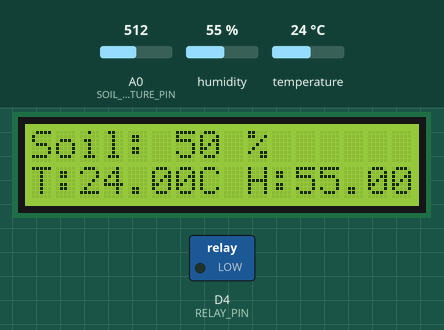
Recording of a sketch running on a simulated ESP8266 (NodeMCU). Shown: 16×2 character LCD, switched loads named in the sketch (green lamp = pin HIGH). The test bench sets the inputs (shaded band); at power-on: A0 (SOIL_MOISTURE_PIN) = 512, temperature 24 °C, humidity 55 %. WiFi joins after 1.5 s; servers stay silent unless stated; the local clock reads 2024-03-15 10:24:30 at power-on unless the sketch sets it; what the sketch prints to the serial monitor is not drawn.

Above: at 4.7 s.
4.8 s: A0 (SOIL_MOISTURE_PIN) set to 107
At 5.9 s:
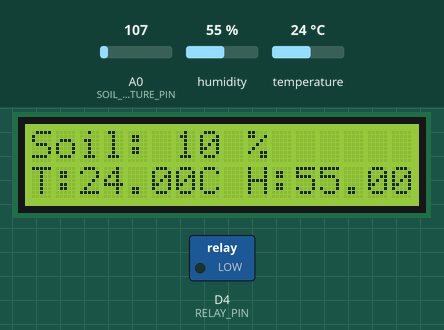
7.1 s: A0 (SOIL_MOISTURE_PIN) set to 89
At 8.6 s:
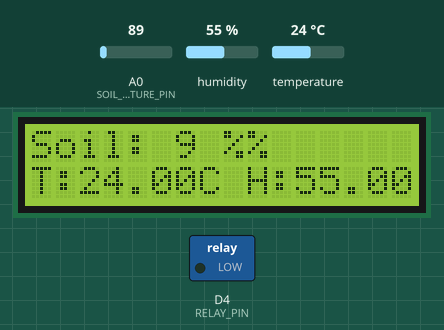
9.1 s: temperature set to 2 °C
At 10.8 s:
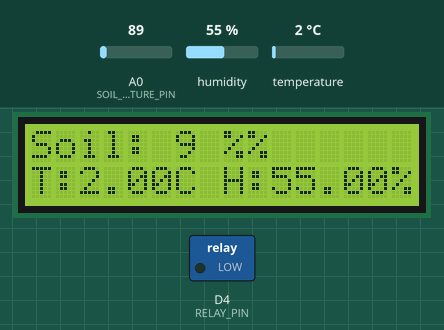
11.1 s: A0 (SOIL_MOISTURE_PIN) set to 122
At 12.8 s:
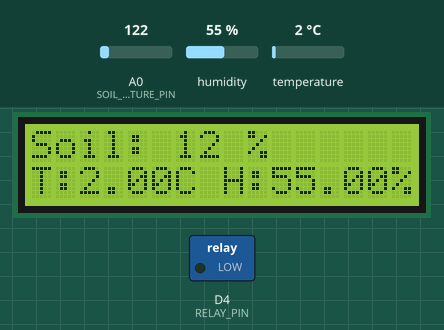
13.1 s: humidity set to 22 %
At 16.8 s:
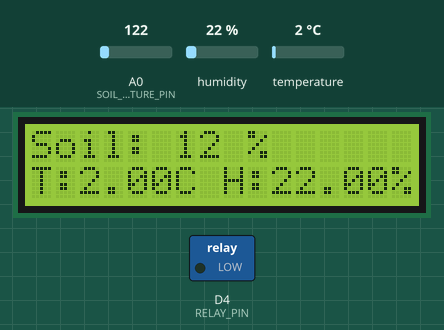
17.1 s: humidity set to 40 %
At 19.2 s:
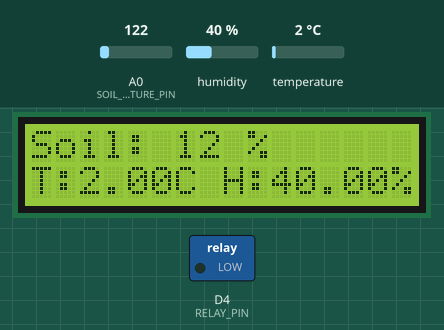
Timing chart, 0 to 20.7 s (numbered marks = the images above; inputs shaded):
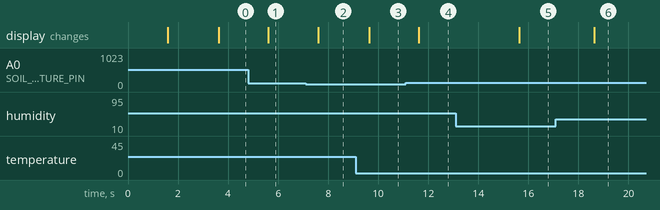

The sketch:

IOT_Kode.ino
```cpp
#include <ESP8266WiFi.h>           // Library untuk koneksi WiFi ESP8266
#include <LiquidCrystal_PCF8574.h> // Library untuk kontrol LCD I2C
#include <DHT.h>                   // Library untuk sensor suhu dan kelembapan DHT
#include <FirebaseESP8266.h>       // Library untuk koneksi Firebase
#include <time.h>                  // Library untuk sinkronisasi waktu NTP

// Konfigurasi WiFi
const char* ssid = "Warung Bekicot";          // Nama jaringan WiFi
const char* password = "warungbekicot";   // Password jaringan WiFi

// Konfigurasi Firebase
#define DATABASE_URL "https://iot-dc748-default-rtdb.asia-southeast1.firebasedatabase.app"
#define API_KEY "AIzaSyAIVD0ZqZ42wbVOX1nEFbGjso3m74GQVAQ"

FirebaseData firebaseData;            // Objek untuk komunikasi dengan Firebase
FirebaseJson json;                    // Objek JSON untuk menyimpan data
FirebaseConfig firebaseConfig;        // Konfigurasi Firebase
FirebaseAuth firebaseAuth;            // Informasi otorisasi Firebase

// Konfigurasi perangkat keras
#define DHTPIN D2                    // Pin untuk sensor DHT11
#define SOIL_MOISTURE_PIN A0         // Pin untuk sensor kelembapan tanah
#define RELAY_PIN D4                 // Pin untuk relay (pompa)
#define BATTERY_PIN A0               // Pin untuk membaca tegangan baterai
#define DHTTYPE DHT11                // Tipe sensor DHT yang digunakan

// Inisialisasi objek sensor dan LCD
DHT dht(DHTPIN, DHTTYPE);            // Inisialisasi objek DHT
LiquidCrystal_PCF8574 lcd(0x27);     // Inisialisasi LCD dengan alamat I2C

// Variabel untuk menyimpan data
int soilMoistureValue = 0;          // Nilai kelembapan tanah dari sensor (ADC)
float humidity = 0.0, temperature = 0.0; // Data suhu dan kelembapan udara
float batteryVoltage = 0.0;         // Tegangan baterai
bool manualControl = false;         // Mode kontrol manual pompa
bool pumpStatus = false;            // Status pompa (ON/OFF)

// Batasan dan ambang nilai
const float BATTERY_THRESHOLD = 3.0;       // Tegangan minimum untuk menyalakan pompa
#define RELAY_ACTIVE_LOW false             // Relay aktif rendah
#define SOIL_MOISTURE_THRESHOLD 40         // Ambang kelembapan tanah

// Interval untuk pembaruan data
unsigned long previousMillisLCD = 0;
unsigned long previousMillisFirebase = 0;
unsigned long previousMillisSensorData = 0;
const long intervalLCD = 1000;             // Interval pembaruan LCD (1 detik)
const long intervalFirebase = 5000;        // Interval pengiriman ke Firebase (5 detik)
const long intervalSensorData = 60000;     // Interval pengiriman data SensorData (1 menit)

// Konfigurasi NTP untuk sinkronisasi waktu
const char* ntpServer = "pool.ntp.org";
const long gmtOffset_sec = 7 * 3600; // Offset waktu GMT+7 untuk WIB
const int daylightOffset_sec = 0;    // Tidak ada daylight saving

// Fungsi untuk menyalakan pompa
void pumpOn() {
  if (batteryVoltage >= BATTERY_THRESHOLD) {
    digitalWrite(RELAY_PIN, RELAY_ACTIVE_LOW ? LOW : HIGH);
    pumpStatus = true;
    Serial.println("Pompa ON");
  } else {
    Serial.println("Pompa tidak dapat dinyalakan, baterai rendah!");
  }
}

// Fungsi untuk mematikan pompa
void pumpOff() {
  digitalWrite(RELAY_PIN, RELAY_ACTIVE_LOW ? HIGH : LOW);
  pumpStatus = false;
  Serial.println("Pompa OFF");
}

// Fungsi untuk mendapatkan waktu dalam format string
String getFormattedTime() {
  time_t now = time(nullptr);
  struct tm* timeInfo = localtime(&now);
  char buffer[20];
  strftime(buffer, sizeof(buffer), "%Y-%m-%d %H:%M:%S", timeInfo);
  return String(buffer);
}

// Fungsi untuk mengirim data ke Firebase (RealTime)
void sendDataToFirebase(int soilMoisture, float temperature, float humidity, bool pumpState) {
  json.set("SoilMoisture", soilMoisture);
  json.set("Temperature", temperature);
  json.set("Humidity", humidity);
  json.set("PumpState", pumpState);
  json.set("Timestamp", getFormattedTime());

  if (Firebase.updateNode(firebaseData, "/RealTime", json)) {
    Serial.println("Data berhasil diperbarui di Firebase (Realtime)!");
  } else {
    Serial.print("Gagal memperbarui data di Firebase: ");
    Serial.println(firebaseData.errorReason());
  }
}

// Fungsi untuk menyimpan data ke Firebase (SensorData)
void sendDataToSensorData(int soilMoisture, float temperature, float humidity, bool pumpState) {
  String path = "/SensorData/" + getFormattedTime(); // Path berdasarkan waktu
  json.set("SoilMoisture", soilMoisture);
  json.set("Temperature", temperature);
  json.set("Humidity", humidity);
  json.set("PumpState", pumpState);

  if (Firebase.set(firebaseData, path, json)) {
    Serial.println("Data berhasil disimpan di Firebase (SensorData)!");
  } else {
    Serial.print("Gagal menyimpan data ke Firebase: ");
    Serial.println(firebaseData.errorReason());
  }
}

// Fungsi untuk memastikan koneksi WiFi tetap aktif
void checkWiFiConnection() {
  if (WiFi.status() != WL_CONNECTED) {
    Serial.println("Koneksi WiFi terputus, mencoba menyambung...");
    WiFi.begin(ssid, password);
    while (WiFi.status() != WL_CONNECTED) {
      delay(500);
      Serial.print(".");
    }
    Serial.println("\nWiFi connected!");
    Serial.print("IP Address: ");
    Serial.println(WiFi.localIP());
  }
}

// Fungsi setup untuk inisialisasi
void setup() {
  Serial.begin(9600);                // Memulai komunikasi serial
  WiFi.begin(ssid, password);        // Menyambungkan ke WiFi

  // Tunggu koneksi WiFi
  while (WiFi.status() != WL_CONNECTED) {
    delay(500);
    Serial.print(".");
  }
  Serial.println("\nWiFi connected!");
  Serial.print("IP Address: ");
  Serial.println(WiFi.localIP());

  // Sinkronisasi waktu dengan NTP
  configTime(gmtOffset_sec, daylightOffset_sec, ntpServer);

  // Konfigurasi Firebase
  firebaseConfig.api_key = API_KEY;
  firebaseConfig.database_url = DATABASE_URL;
  firebaseAuth.user.email = "bagasjr13@gmail.com";
  firebaseAuth.user.password = "qwer1234";

  Firebase.begin(&firebaseConfig, &firebaseAuth);
  Firebase.reconnectWiFi(true);

  dht.begin();                    // Inisialisasi sensor DHT
  lcd.begin(16, 2);               // Inisialisasi LCD
  lcd.setBacklight(255);          // Nyalakan backlight LCD
  lcd.print("Smart Watering");    // Tampilkan teks awal
  delay(2000);
  lcd.clear();

  pinMode(RELAY_PIN, OUTPUT);     // Atur pin relay sebagai OUTPUT
  pumpOff();                      // Pastikan pompa mati di awal
}

// Fungsi loop untuk logika utama
void loop() {
  checkWiFiConnection();          // Periksa koneksi WiFi
  unsigned long currentMillis = millis();

  // Pembaruan LCD
  if (currentMillis - previousMillisLCD >= intervalLCD) {
    previousMillisLCD = currentMillis;

    soilMoistureValue = analogRead(SOIL_MOISTURE_PIN);            // Baca kelembapan tanah
    int soilMoisturePercent = map(soilMoistureValue, 0, 1023, 0, 100); // Konversi ke persentase

    humidity = dht.readHumidity();         // Baca kelembapan udara
    temperature = dht.readTemperature();   // Baca suhu udara
    batteryVoltage = (analogRead(BATTERY_PIN) * (5.0 / 1023.0)) * 2; // Baca tegangan baterai

    // Tampilkan data pada LCD
    if (isnan(humidity) || isnan(temperature)) {
      Serial.println("Gagal membaca dari sensor DHT!");
    } else {
      lcd.setCursor(0, 0);
      lcd.print("Soil: ");
      lcd.print(soilMoisturePercent);
      lcd.print(" %");
      lcd.setCursor(0, 1);
      lcd.print("T:");
      lcd.print(temperature);
      lcd.print("C H:");
      lcd.print(humidity);
      lcd.print("%");
    }

    // Logika kontrol pompa
    if (manualControl) {
      pumpOn();
    } else {
      if (soilMoisturePercent < SOIL_MOISTURE_THRESHOLD) {
        pumpOn();
      } else {
        pumpOff();
      }
    }
  }

  // Pengiriman data ke Firebase
  if (currentMillis - previousMillisFirebase >= intervalFirebase) {
    previousMillisFirebase = currentMillis;
    sendDataToFirebase(soilMoistureValue, temperature, humidity, pumpStatus);
  }

  // Pengiriman data ke SensorData
  if (currentMillis - previousMillisSensorData >= intervalSensorData) {
    previousMillisSensorData = currentMillis;
    sendDataToSensorData(soilMoistureValue, temperature, humidity, pumpStatus);
  }
}
```

Measured:
- the behaviour switches between 98 and 97 on A0 (SOIL_MOISTURE_PIN) (found by bisection; images 1 and 2)
- after the input at 4.8 s, the display: changes after 0.81 s (image 1)
- after the input at 7.1 s, the display: changes after 0.51 s (image 2)
- after the input at 9.1 s, the display: changes after 0.53 s (image 3)
- after the input at 11.1 s, the display: changes after 0.51 s (image 4)
- after the input at 13.1 s, the display: changes after 2.5 s (image 5)
- after the input at 17.1 s, the display: changes after 1.5 s (image 6)
